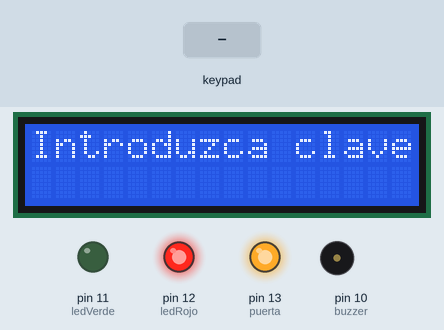
This sketch was run on a simulated Arduino Uno, built with avr-gcc and run on an emulated ATmega328P. Shown: 16×2 character LCD, output pins drawn as LEDs (lit = HIGH), buzzer (waves = sounding). Inputs (shaded band) come from the test bench.

Above: at 1.2 s.
1.3 s: keypad keys 1 2 3 5 A pressed 0.4 s apart
At 4.2 s:
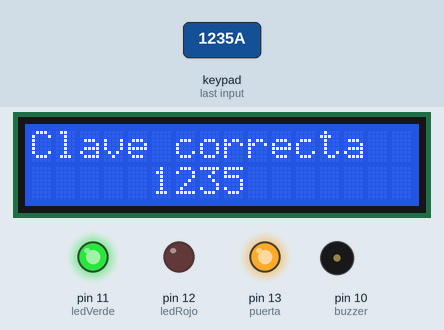
4.8 s: key 'A' pressed
At 6.1 s:
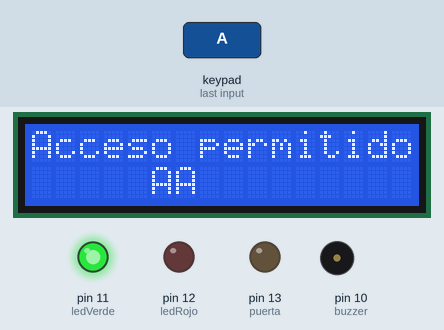
7.1 s: key '*' pressed
At 8.3 s:
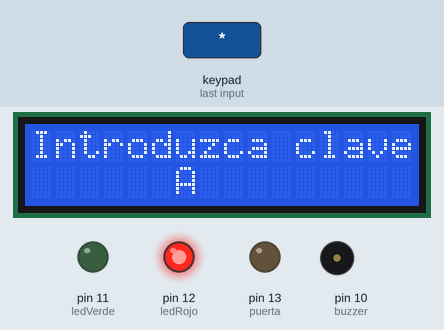
8.6 s: keypad keys 1 2 3 5 D pressed 0.4 s apart
At 11.1 s:
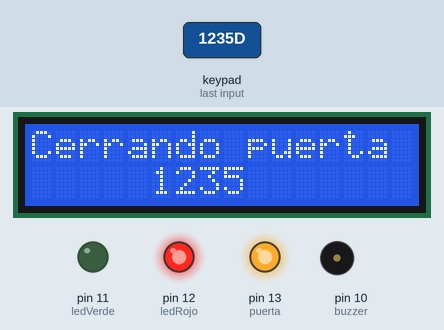
12.1 s: key 'B' pressed
At 13.1 s:
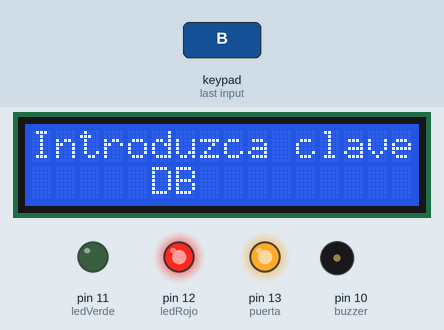
13.8 s: keypad keys 1 2 3 5 pressed 0.4 s apart
At 15.1 s:
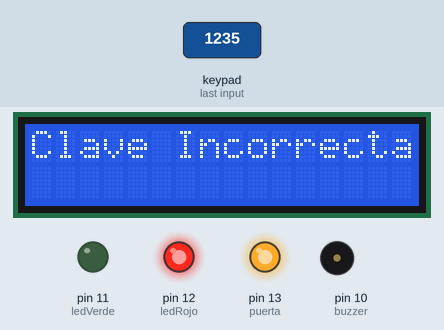
Timing chart, 0 to 19.4 s (numbered marks = the images above; inputs shaded):
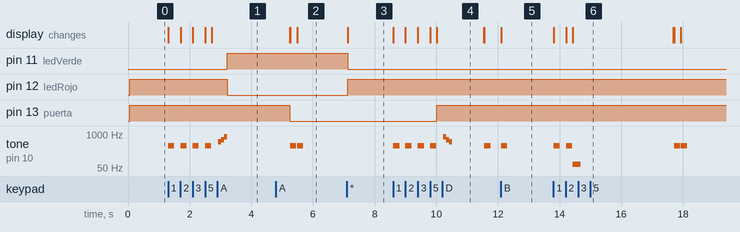

Measured:
- after the input at 1.3 s, pin 11 (ledVerde): LOW → HIGH after 1.9 s; pin 12 (ledRojo): HIGH → LOW after 1.9 s
- after the input at 4.8 s, the display: first differs from a run without the input after 0.69 s (image 2)
- after the input at 7.1 s, pin 11 (ledVerde): HIGH → LOW at once; pin 12 (ledRojo): LOW → HIGH at once; the display: changes at once (image 3)
- after the input at 8.6 s, pin 13 (puerta): LOW → HIGH after 1.4 s; tone on pin 10 (buzzer): plays 350 Hz for 0.20 s, 350 Hz for 0.20 s, 350 Hz for 0.20 s, 350 Hz for 0.20 s, 800 Hz for 0.10 s, 600 Hz for 0.10 s … (8 notes in this stretch), starting at once; the display: first changes at once (image 4 shows a later state)
- after the input at 12.1 s, tone on pin 10 (buzzer): silent → 350 Hz at once, → silent 0.20 s later; the display: changes at once (image 5)
- after the input at 13.8 s, tone on pin 10 (buzzer): plays 350 Hz for 0.20 s, 350 Hz for 0.20 s, 70 Hz for 0.25 s, 350 Hz for 0.20 s, 350 Hz for 0.20 s, starting at once; the display: first changes at once (image 6 shows a later state)

The sketch:

teclado_museo.ino
```cpp
//INCLUDES

#include <Wire.h>

#include <LiquidCrystal_I2C.h>

#include <Keypad.h>

//GLOBALES

 /* Funcion de configuracion de pines del modulo LCD/I2C
    (Direccion,en,rw,rs,d4,d5,d6,d7,backlight,polaridad)*/
 LiquidCrystal_I2C lcd(0x27, 2, 1, 0, 4, 5, 6, 7, 3, POSITIVE);

const byte Filas = 4;  //Cuatro filas
const byte Cols = 4;   //Cuatro columnas
byte Pins_Filas[] = {9,8,7,6};//Pines Arduino a las filasbyte
byte Pins_Cols[] = {5,4,3,2}; // Pines Arduino a las columnas.
//no utilizar los pines 1 y 0 para no interferir en Rx y Tx

char Teclas [ Filas ][ Cols ] =
 {
    {'1','2','3','A'},
    {'4','5','6','B'},
    {'7','8','9','C'},
    {'*','0','#','D'}
 };

char codigoSecreto[4] = {'1','2','3','5'}; // Aqui va el codigo secreto
// Para cambiar el tamaño de la clave, solo hay que cambiar el tamaño del array

int posicion=0;    // necesaria para la clave
int cursor=5;      // posicion inicial de la clave en el LCD
int clave=0;       // para el LCD
int luz=0;         // para el LCD
int tiempo=0;      // para el LCD
int ledVerde=11;   // pin para el LED verde
int ledRojo=12;    // pin para el LED rojo
int buzzer=10;     // pin altavoz
int puerta=13;     // pin para la puerta
boolean clave2 = 0;

Keypad Teclado1 = Keypad(makeKeymap(Teclas), Pins_Filas, Pins_Cols, Filas, Cols);

//SETUP

void setup()
   {
      Serial.begin(9600) ;
      lcd.begin(16,2);       // inicializamos el LCD.
    //  lcd.noBacklight();     // apagamos LCD
      pinMode (ledVerde,OUTPUT);
      pinMode (ledRojo, OUTPUT);
      pinMode (buzzer, OUTPUT);
      pinMode (puerta, OUTPUT);
      digitalWrite(ledRojo,HIGH); // encendemos el LED rojo
      digitalWrite(ledVerde, LOW); // apagamos el verde
      digitalWrite(puerta, HIGH); // cerramos puerta

      lcd.setCursor(0,0);     // situamos el cursor el la posición 2 de la linea 0.
      lcd.print("Introduzca clave"); // escribimos en LCD
      lcd.setCursor(cursor,1); // cursor en la posicion de la variable, linea 1
    }

//LOOP

void loop()
   {
      char pulsacion = Teclado1.getKey() ; // leemos pulsacion
      if (pulsacion != 0) //Si el valor es 0 es que no se ha pulsado ninguna tecla
        { // descartamos almohadilla y asterisco
          if (pulsacion != '#' && pulsacion != '*' && clave==0)
           { lcd.print(pulsacion); // imprimimos pulsacion
             cursor++;             // incrementamos el cursor
             tone(buzzer,350);     // tono de pulsacion
             delay(200);
             noTone(buzzer);

      //--- Condicionales para comprobar la clave introducida -----------
      // comparamos entrada con cada uno de los digitos, uno a uno
      if (pulsacion == codigoSecreto[posicion])
          posicion ++; // aumentamos posicion si es correcto el digito

      if (posicion == 4)
       {
          if(clave2 == 0 ){ // comprobamos que se han introducido los 4 correctamente

           lcd.setCursor(0,0);      // situamos el cursor el la pos 0 de la linea 0.
           lcd.print("Clave correcta   ");         // escribimos en LCD
           delay(200);                           // tono de clave correcta
           tone(buzzer,500);
           delay(100);
           noTone(buzzer);
           tone(buzzer,600);
           delay(100);
           noTone(buzzer);
           tone(buzzer,800);
           delay(100);
           noTone(buzzer);

           lcd.setCursor(5,1); // cursor en la posicion 5, linea 1
           clave=0; // indicamos que se ha introducido la clave
           digitalWrite(ledRojo,LOW); // apagamos el LED rojo
           digitalWrite(ledVerde, HIGH); // encendemos el verde
           cursor = 5;

           delay(2000);

           lcd.setCursor(0,0);      // situamos el cursor el la pos 0 de la linea 0.
           lcd.print("Acceso permitido   ");         // escribimos en LCD
           lcd.setCursor(5,1);
           lcd.print("    ");       // borramos la clave de la pantalla
           lcd.setCursor(5,1);
           digitalWrite(puerta, LOW); // abrimos puerta

           posicion=0;
           clave2 = 1;

          }

        else {

         lcd.setCursor(0,0);     // situamos el cursor el la posición 2 de la linea 0.
         lcd.print("Cerrando puerta "); // escribimos en LCD
         lcd.setCursor(5,1);
         digitalWrite(ledRojo,HIGH); // encendemos el LED rojo
         digitalWrite(ledVerde, LOW); // apagamos el verde
         digitalWrite(puerta, HIGH); // cerramos puerta
         delay(200);                           // tono de clave correcta
         tone(buzzer,800);
         delay(100);
         noTone(buzzer);
         tone(buzzer,600);
         delay(100);
         noTone(buzzer);
         tone(buzzer,500);
         delay(100);
         noTone(buzzer);
         clave2 = 0;
         posicion=0;
         cursor = 5;
         delay (1000);
         lcd.print(" ");       // borramos la clave de la pantalla
         lcd.print(" ");       // borramos la clave de la pantalla
         lcd.print(" ");       // borramos la clave de la pantalla
         lcd.print(" ");       // borramos la clave de la pantalla
         lcd.setCursor(0,0);     // situamos el cursor el la posición 2 de la linea 0.
         lcd.print("Introduzca clave"); // escribimos en LCD
         lcd.setCursor(5,1);


        }

     }
     //--- En el caso de que este incompleta o no hayamos acertado ----------
     if(cursor>8)        // comprobamos que no pase de la cuarta posicion
       {   cursor=5;     // lo volvemos a colocar al inicio
           posicion=0;           // borramos clave introducida
           lcd.setCursor(5,1);
           lcd.print(" ");       // borramos la clave de la pantalla
           lcd.print(" ");       // borramos la clave de la pantalla
           lcd.print(" ");       // borramos la clave de la pantalla
           lcd.print(" ");       // borramos la clave de la pantalla

           if(clave2==0){
             lcd.setCursor(0,0);
            lcd.print("Clave Incorrecta");
           }

           if(clave==0 && clave2==0)         // comprobamos que no hemos acertado
              { tone(buzzer,70,500); // para generar
                delay(250); // tono de error
                noTone(buzzer);
              }

          delay(3000);
          lcd.setCursor(0,0);     // situamos el cursor el la posición 2 de la linea 0.
          lcd.print("Introduzca clave"); // escribimos en LCD
          lcd.setCursor(5,1);


        }
     }
   }

 //--- Condicionales para encender o apagar el LCD --------------
 if (pulsacion == '#' && luz==0)
     { // comprobamos tecla y encendemos si esta apagado
       lcd.backlight(); // encendemos
       luz=1; // indicamos que esta encendida
       pulsacion =0; // borramos el valor para poder leer el siguiente condicional
     }

 if (pulsacion == '#' && luz==1)
     { // comprobamos tecla y estado
       lcd.noBacklight(); // apagamos
       luz=0; // indicamos que esta apagada
     }

 //--- Condicionales para resetear clave introducida -------------
 if (pulsacion == '*')
     { // asterisco para resetear el contador
       posicion = 0;
       cursor = 5;
       clave=0;
       posicion=0;
       lcd.setCursor(0,0); // situamos el cursor el la posición 2 de la linea 0.
       lcd.print("Introduzca clave"); // escribimos en LCD
       lcd.setCursor(5,1);
       lcd.print(" "); // borramos de la pantalla los numeros
       lcd.setCursor(5,1);

       digitalWrite(ledRojo,HIGH); // encendemos el LED rojo
       digitalWrite(ledVerde, LOW); // apagamos el verde
    }
 }
```
